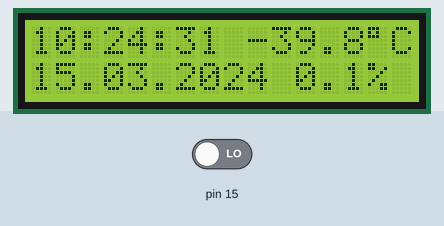
A sketch run on a simulated Arduino Uno, built with avr-gcc and run on an emulated ATmega328P. On the bench: 16×2 character LCD. Wiring (inferred from the names in the program): DS1307 clock at I2C address 0x68. The inputs (shaded band) are chosen by the test bench; at power-on: pin 15 LOW. The local clock reads 2024-03-15 10:24:30 at power-on unless the sketch sets it; storage starts empty; what the sketch prints to the serial monitor is not drawn.

Above: at 2.0 s.
2.1 s: pin 15 driven HIGH
At 4.2 s:
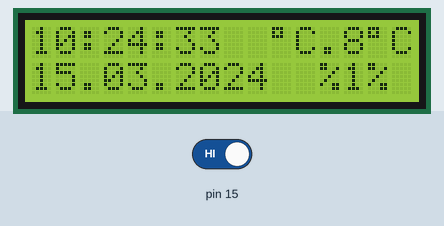
5.0 s: pin 15 driven LOW
At 7.6 s:
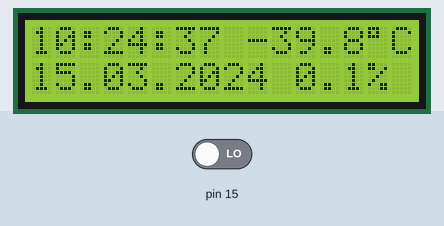
8.0 s: pin 15 driven HIGH
At 9.0 s:
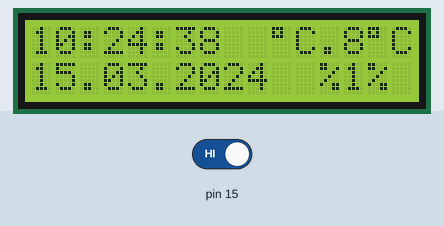
Timing chart, 0 to 11.0 s (numbered marks = the images above; inputs shaded):
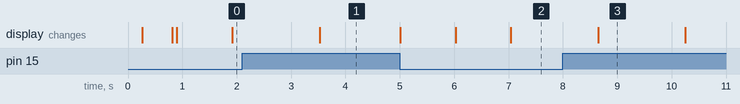

Measured:
- after the input at 2.1 s, the display: changes after 1.4 s (image 1)
- after the input at 8.0 s, the display: changes after 0.65 s (image 3)
- what the display in image 3 shows lasts 1.7 s, from 8.6 s to 10.3 s

The sketch:

data_logger_htu21df_proteus.ino
```cpp
/* Data logger using HTU21D Humidity Sensor
 By: Andriy Holovatyy
 Date: February 16th, 2020

 Uses the HTU21D library to display the current humidity and temperature
 Open serial monitor at 9600 baud to see readings. Errors 998 if not sensor is detected. Error 999 if CRC is bad.

 HTU21D connections (Breakoutboard to Arduino):
 VCC = 3.3V
 GND = GND
 SDA = A4 (use inline 10k resistor if your board is 5V)
 SCL = A5 (use inline 10k resistor if your board is 5V)

 SD card attached to SPI bus as follows:
 MOSI - pin 11
 MISO - pin 12
 CLK - pin 13
 CS - pin 9
 */

#include <Wire.h>
#include <TimeLib.h>
#include <DS1307RTC.h>
//#include "HTU21D.h"
#include "shtxx.h"
#include <LiquidCrystal.h>
#include <SPI.h>
#include <SD.h>

#define RS 10 // register select
#define EN 8 // enable
#define D4 5 // data pin 4
#define D5 4 // data pin 5
#define D6 3 // data pin 6
#define D7 2 // data pin 7
#define SD_CARD_CHIP_SELECT 9
#define TIME_INTERVAL 1 // 2 хв.

LiquidCrystal lcd(RS, EN, D4, D5, D6, D7);

/*const int rs = 10, en = 8, d4 = 5, d5 = 4, d6 = 3, d7 = 2;
LiquidCrystal lcd(rs, en, d4, d5, d6, d7);
const int SDcardChipSelect = 9, timeInterval = 3;
*/

//HTU21D myHumidity;
value humi_val, temp_val;
float t=0, dew_point = 0;
unsigned char error, checksum, val = 1;

char directory[8], filepath[16];
char filename[] = "00000000.csv";
File dataFile;

tmElements_t tm;
uint8_t logDay, logMonth, logHour, logMinute;
uint16_t logYear;
int16_t lastTimestamp;

void setSQW(uint8_t value) {
  Wire.beginTransmission(0x68);
  Wire.write(7);
  Wire.write(value);
  Wire.endTransmission();
}

void setup() {
  Serial.begin(9600);
  while (!Serial) ; // wait for serial
  delay(200);
  // виставляємо кількість стовпців і рядків в LCD:
  lcd.begin(16, 2);
  /*lcd.print("Datalogger built");
  lcd.setCursor(0,1);
  lcd.print("on HTU21D sensor");*/
  lcd.setCursor(1,0);
  lcd.print("* Temp & Hum *");
  lcd.setCursor(2,1);
  lcd.print("Data logger");
  delay(500);
  lcd.clear();
  // ініціалізація давача вологості і температури SHT75
  sht_init();
  s_connectionreset();
  //set SHTXX sensor resolution for temperature 12 bit and for humidity 8 bit
  s_write_statusreg(&val);
  s_read_statusreg(&val, &checksum);

  //Serial.println(F("Даталогер з використанням RTC DS1307, сенсора HTU21D і microSD карти пам'яті"));
  Serial.println(F("Datalogger using RTC DS1307, HTU21D sensor and microSD memory card"));
  //myHumidity.begin();

  //Serial.print(F("Ініціалізація SD карти пам'яті..."));
  Serial.print("Initializing SD card...");

  if (!SD.begin(SD_CARD_CHIP_SELECT)) { //!SD.begin(SDCardChipSelect)
    //Serial.println(F("невдалося проініціалізувату карту пам'яті SD."));
    Serial.println("Card failed, or not present");
    while (1);
  }
  //Serial.println(F("карту проініціалізовано."));
  Serial.println("card initialized.");

  if (RTC.read(tm))
  {
    logMinute = tm.Minute;
    logHour = tm.Hour;
    logDay = tm.Day;
    logMonth = tm.Month;
    logYear = tmYearToCalendar(tm.Year);
    lastTimestamp = tm.Hour*60 + tm.Minute;
    sprintf(directory, "%u", logMonth);
    /*if (!SD.exists(directory))
     SD.mkdir(directory);*/
    /*filename[0] = 48 + tm.Day/10; або '0' + tm.Day/10;
    filename[1] = 48 + tm.Day%10;
    filename[2] = 48 + tm.Month/10;
    filename[3] = 48 + tm.Month%10;
    filename[4] = 48 + logYear/1000;
    filename[5] = 48 + (logYear/100)%10;
    filename[6] = 48 + (logYear/10)%10;
    filename[7] = 48 + logYear%10;*/
    sprintf(filename, "%u%u%u%u%u%u%u%u.CSV", tm.Day/10,tm.Day%10, tm.Month/10,tm.Month%10, logYear/1000,(logYear/100)%10,(logYear/10)%10,logYear%10);
    sprintf(filepath, "%s/%s", directory, filename);
    if (!SD.exists(filename))
    {
      dataFile = SD.open(filename, FILE_WRITE);
      dataFile.println("Timestamp; Temperature; Humidity");
      dataFile.close();
    }
  }
  // 1Hz
  setSQW(0x10);
}

void loop() {
  //float humd = myHumidity.readHumidity();
  //float temp = myHumidity.readTemperature();

  String temp_disp_buffer = " ";
  String hum_disp_buffer = " ";

  /*temp_disp_buff += String(temp, 1);  temp_disp_buff += (char)223;  temp_disp_buff += 'C';
  hum_disp_buff += String(humd, 1); hum_disp_buff += "%";  */

  //String temp_disp_buffer = String(temp, 1);
  //String hum_disp_buffer = String(humd, 1);
  /*char temp_disp_buff[6], hum_disp_buff[6];

  sprintf(temp_disp_buff, "%.1f", temp);
  sprintf(hum_disp_buff, "%.1f", humd);*/

  /*temp_disp_buff += String(temp, 1);  temp_disp_buff += (char)223;  temp_disp_buff += 'C';
  hum_disp_buff += String(humd, 1); hum_disp_buff += "%"; */

  /*Serial.print("Temperature = ");
  Serial.print(temp, 1);
  Serial.print("\xC2\xB0");
  Serial.print("C, ");
  Serial.print("Humidity = ");
  Serial.print(humd, 1);
  Serial.print("%");
  Serial.println();*/

  error = 0;
  error += s_measure((unsigned char*) &humi_val.i,&checksum,HUMI);  //measure humidity
  error += s_measure((unsigned char*) &temp_val.i,&checksum,TEMP);  //measure temperature
  if (error != 0)
    s_connectionreset(); //in case of an error: connection reset
  else
  {
    humi_val.f = (float)humi_val.i;   //converts integer to float
    temp_val.f = (float)temp_val.i;   //converts integer to float
    calc_sth11(&humi_val.f,&temp_val.f);            //calculate humidity, temperature
    dew_point = calc_dewpoint(humi_val.f, temp_val.f); //calculate dew point
    temp_disp_buffer = String(temp_val.f, 1);
    hum_disp_buffer = String(humi_val.f, 1);
    Serial.print("Temperature = ");
    Serial.print(temp_val.f, 1);
    Serial.print("\xB0");
    Serial.print("C, ");
    Serial.print("Humidity = ");
    Serial.print(humi_val.f, 1);
    Serial.print("%");
    Serial.println();

    /*lcd.setCursor(0,0);
    lcd.print(temp_val.f,1);
    lcd.print(char(223));
    lcd.print("C ");
    //lcd.setCursor(0,1);
    lcd.print(humi_val.f,1);
    lcd.print("% RH ");
    // Print the values to the serial port
    Serial.print("Temperature: ");
    Serial.print(temp_val.f);
    Serial.print(" degC \t");
    Serial.print("Humidity: ");
    Serial.print(humi_val.f);
    Serial.println("% RH");*/
    /*if ((humi_val.f != last_humi) || (temp_val.f != last_temp))
      {
          sdCardWrite(temp_val.f, humi_val.f);
          last_humi = humi_val.f;
          last_temp = temp_val.f;
      }*/
    }


  if (RTC.read(tm)) {
    /*Serial.print("Time = "); lcd.setCursor(0, 0);
    print2digits(tm.Hour);
    Serial.write(':'); lcd.print(':');
    print2digits(tm.Minute);
    Serial.write(':'); lcd.print(':');
    print2digits(tm.Second);
    lcd.print(temp_disp_buff);
    Serial.print(" Date (D/M/Y) = "); lcd.setCursor(0, 1);
    print2digits(tm.Day);
    Serial.write('/'); lcd.print('.');
    print2digits(tm.Month);
    Serial.write('/'); lcd.print('.');
    Serial.print(tmYearToCalendar(tm.Year));
    Serial.println();
    lcd.print(tmYearToCalendar(tm.Year));
    lcd.print(hum_disp_buff); */

    String time_disp_buffer = String(tm.Hour/10) + String(tm.Hour%10) + ':' + String(tm.Minute/10) + String(tm.Minute%10) + ':' + String(tm.Second/10) + String(tm.Second%10);
    String date_disp_buffer = String(tm.Day/10) + String(tm.Day%10) + '.' + String(tm.Month/10) + String(tm.Month%10) + '.' + String(tmYearToCalendar(tm.Year));

    Serial.print("Time = ");
    Serial.print(time_disp_buffer);
    Serial.print(", Date = ");
    Serial.println(date_disp_buffer);

    lcd.setCursor(0, 0);
    lcd.print(time_disp_buffer);
    lcd.print(' ');
    lcd.print(temp_disp_buffer);
    lcd.print(char(223));
    lcd.print('C');

    lcd.setCursor(0, 1);
    lcd.print(date_disp_buffer);
    lcd.print(' ');
    lcd.print(hum_disp_buffer);
    lcd.print('%');

    if (logDay != tm.Day)
    {
      filename[0] = '0' + tm.Day/10;
      filename[1] = '0' + tm.Day%10;
      logDay = tm.Day;
      lastTimestamp = lastTimestamp - 1440;
    }

    if (logMonth != tm.Month)
    {
      filename[2] = '0' + tm.Month/10;
      filename[3] = '0' + tm.Month%10;
      logMonth = tm.Month;
    }

    int16_t timestamp = tm.Hour*60 + tm.Minute;

    if ( (timestamp - lastTimestamp) >= TIME_INTERVAL) //timeInterval
    {
       lastTimestamp = timestamp;
       //Serial.print(String(F("Запис даних у файл ")) + filename + F(" на карті пам'яті..."));
       Serial.println(String(F("Data storing into ")) + filename + F(" on the SD card..."));
       if (!SD.exists(filename))
       {
         dataFile = SD.open(filename, FILE_WRITE);
         if (dataFile) {
           dataFile.println("Timestamp; Temperature; Humidity");
           dataFile.close();
         }
       }
       dataFile = SD.open(filename, FILE_WRITE);
       if (dataFile) {
         temp_disp_buffer.replace('.',',');  hum_disp_buffer.replace('.',',');
         String dataBuffer = time_disp_buffer.substring(0, 5) + "; " + temp_disp_buffer + "; " + hum_disp_buffer;
         dataFile.println(dataBuffer);
         dataFile.close();
         Serial.println(dataBuffer);
       }
       else {
         //Serial.println(String("помилка відкриття ") + filename + '.');
         Serial.println(String("error opening ") + filename + '.');
       }
       //Serial.println(F("запис завершено."));
       Serial.println(F("writing completed."));
     }

    /*if ( (tm.Minute - logMinute) >= TIME_INTERVAL) //timeInterval
    {
      logMinute = tm.Minute;
      //Serial.print(String(F("Запис даних у файл ")) + filename + F(" на карті пам'яті..."));
      Serial.println(String(F("Data storing into ")) + filename + F(" on the SD card..."));
      if (!SD.exists(filename))
      {
        dataFile = SD.open(filename, FILE_WRITE);
        if (dataFile) {
          dataFile.println("Timestamp; Temperature; Humidity");
          dataFile.close();
        }
      }
      dataFile = SD.open(filename, FILE_WRITE);
      if (dataFile) {
        /*
        char dataBuf[18];
        sprintf(dataBuf, "%u%u:%u%u,%.1f,%.1f", tm.Hour/10, tm.Hour%10, tm.Minute/10, tm.Minute%10, temp, humd);
        */
        /*String dataBuffer = String(tm.Hour/10) + String(tm.Hour%10) + ':' + String(tm.Minute/10) + String(tm.Minute%10) + ','
        + String(temp, 1) + ',' String(humd, 1);*/
        /*temp_disp_buffer.replace('.',',');  hum_disp_buffer.replace('.',',');
        String dataBuff = time_disp_buff.substring(0, 5) + "; " + temp_disp_buff + "; " + hum_disp_buff;
        dataFile.println(dataBuffer);
        dataFile.close();
        Serial.println(dataBuffer);
      }
      else {
        //Serial.println(String("помилка відкриття ") + filename + '.');
        Serial.println(String("error opening ") + filename + '.');
      }*/
      //Serial.println(F("запис завершено."));
    //  Serial.println(F("writing completed."));
    //}
  } else {
    if (RTC.chipPresent()) {
      /*Serial.println(F("Чіп DS1307 зупинено.  Будь-ласка запустіть SetTime"));
      Serial.println(F("приклад ініціалізації часу і початок запуску."));
      Serial.println();*/
      Serial.println("The DS1307 is stopped.  Please run the SetTime");
      //Serial.println("example to initialize the time and begin running.");
      //Serial.println();
    } else {
      //Serial.println(F("Помилка читання з чіпа DS1307!  Будь-ласка перевірте підключення."));
      Serial.println("DS1307 read error!  Please check the circuitry.");
      //Serial.println();
    }
    delay(9000);
  }
  delay(1000);
}

/*void print2digits(int number) {
  if (number >= 0 && number < 10) {
    Serial.write('0');
    lcd.print('0');
  }
  Serial.print(number);
  lcd.print(number);
}*/
```

HTU21D.cpp
```cpp
// (licence header left out)
#include <Wire.h>

#include "HTU21D.h"

HTU21D::HTU21D()
{
  //Set initial values for private vars
}

//Begin
/*******************************************************************************************/
//Start I2C communication
bool HTU21D::begin(void)
{
  Wire.begin();
}

//Read the humidity
/*******************************************************************************************/
//Calc humidity and return it to the user
//Returns 998 if I2C timed out
//Returns 999 if CRC is wrong
float HTU21D::readHumidity(void)
{
	//Request a humidity reading
	Wire.beginTransmission(HTDU21D_ADDRESS);
	Wire.write(TRIGGER_HUMD_MEASURE_NOHOLD); //Measure humidity with no bus holding
	Wire.endTransmission();

	//Hang out while measurement is taken. 50mS max, page 4 of datasheet.
	delay(55);

	//Comes back in three bytes, data(MSB) / data(LSB) / Checksum
	Wire.requestFrom(HTDU21D_ADDRESS, 3);

	//Wait for data to become available
	int counter = 0;
	while(Wire.available() < 3)
	{
		counter++;
		delay(1);
		if(counter > 100) return 998; //Error out
	}

	byte msb, lsb, checksum;
	msb = Wire.read();
	lsb = Wire.read();
	checksum = Wire.read();

	/* //Used for testing
	byte msb, lsb, checksum;
	msb = 0x4E;
	lsb = 0x85;
	checksum = 0x6B;*/

	unsigned int rawHumidity = ((unsigned int) msb << 8) | (unsigned int) lsb;

	if(check_crc(rawHumidity, checksum) != 0) return(999); //Error out

	//sensorStatus = rawHumidity & 0x0003; //Grab only the right two bits
	rawHumidity &= 0xFFFC; //Zero out the status bits but keep them in place

	//Given the raw humidity data, calculate the actual relative humidity
	float tempRH = rawHumidity / (float)65536; //2^16 = 65536
	float rh = -6 + (125 * tempRH); //From page 14

	return(rh);
}

//Read the temperature
/*******************************************************************************************/
//Calc temperature and return it to the user
//Returns 998 if I2C timed out
//Returns 999 if CRC is wrong
float HTU21D::readTemperature(void)
{
	//Request the temperature
	Wire.beginTransmission(HTDU21D_ADDRESS);
	Wire.write(TRIGGER_TEMP_MEASURE_NOHOLD);
	Wire.endTransmission();

	//Hang out while measurement is taken. 50mS max, page 4 of datasheet.
	delay(55);

	//Comes back in three bytes, data(MSB) / data(LSB) / Checksum
	Wire.requestFrom(HTDU21D_ADDRESS, 3);

	//Wait for data to become available
	int counter = 0;
	while(Wire.available() < 3)
	{
		counter++;
		delay(1);
		if(counter > 100) return 998; //Error out
	}

	unsigned char msb, lsb, checksum;
	msb = Wire.read();
	lsb = Wire.read();
	checksum = Wire.read();

	/* //Used for testing
	byte msb, lsb, checksum;
	msb = 0x68;
	lsb = 0x3A;
	checksum = 0x7C; */

	unsigned int rawTemperature = ((unsigned int) msb << 8) | (unsigned int) lsb;

	if(check_crc(rawTemperature, checksum) != 0) return(999); //Error out

	//sensorStatus = rawTemperature & 0x0003; //Grab only the right two bits
	rawTemperature &= 0xFFFC; //Zero out the status bits but keep them in place

	//Given the raw temperature data, calculate the actual temperature
	float tempTemperature = rawTemperature / (float)65536; //2^16 = 65536
	float realTemperature = -46.85 + (175.72 * tempTemperature); //From page 14

	return(realTemperature);
}

//Set sensor resolution
/*******************************************************************************************/
//Sets the sensor resolution to one of four levels
//Page 12:
// 0/0 = 12bit RH, 14bit Temp
// 0/1 = 8bit RH, 12bit Temp
// 1/0 = 10bit RH, 13bit Temp
// 1/1 = 11bit RH, 11bit Temp
//Power on default is 0/0

void HTU21D::setResolution(byte resolution)
{
  byte userRegister = read_user_register(); //Go get the current register state
  userRegister &= 0b01111110; //Turn off the resolution bits
  resolution &= 0b10000001; //Turn off all other bits but resolution bits
  userRegister |= resolution; //Mask in the requested resolution bits

  //Request a write to user register
  Wire.beginTransmission(HTDU21D_ADDRESS);
  Wire.write(WRITE_USER_REG); //Write to the user register
  Wire.write(userRegister); //Write the new resolution bits
  Wire.endTransmission();
}

//Read the user register
byte HTU21D::read_user_register(void)
{
  byte userRegister;

  //Request the user register
  Wire.beginTransmission(HTDU21D_ADDRESS);
  Wire.write(READ_USER_REG); //Read the user register
  Wire.endTransmission();

  //Read result
  Wire.requestFrom(HTDU21D_ADDRESS, 1);

  userRegister = Wire.read();

  return(userRegister);
}

//Give this function the 2 byte message (measurement) and the check_value byte from the HTU21D
//If it returns 0, then the transmission was good
//If it returns something other than 0, then the communication was corrupted
//From: http://www.nongnu.org/avr-libc/user-manual/group__util__crc.html
//POLYNOMIAL = 0x0131 = x^8 + x^5 + x^4 + 1 : http://en.wikipedia.org/wiki/Computation_of_cyclic_redundancy_checks
#define SHIFTED_DIVISOR 0x988000 //This is the 0x0131 polynomial shifted to farthest left of three bytes

byte HTU21D::check_crc(uint16_t message_from_sensor, uint8_t check_value_from_sensor)
{
  //Test cases from datasheet:
  //message = 0xDC, checkvalue is 0x79
  //message = 0x683A, checkvalue is 0x7C
  //message = 0x4E85, checkvalue is 0x6B

  uint32_t remainder = (uint32_t)message_from_sensor << 8; //Pad with 8 bits because we have to add in the check value
  remainder |= check_value_from_sensor; //Add on the check value

  uint32_t divsor = (uint32_t)SHIFTED_DIVISOR;

  for (int i = 0 ; i < 16 ; i++) //Operate on only 16 positions of max 24. The remaining 8 are our remainder and should be zero when we're done.
  {
    //Serial.print("remainder: ");
    //Serial.println(remainder, BIN);
    //Serial.print("divsor:    ");
    //Serial.println(divsor, BIN);
    //Serial.println();

    if( remainder & (uint32_t)1<<(23 - i) ) //Check if there is a one in the left position
      remainder ^= divsor;

    divsor >>= 1; //Rotate the divsor max 16 times so that we have 8 bits left of a remainder
  }

  return (byte)remainder;
}
```

HTU21D.h
```cpp
// (licence header left out)
#if defined(ARDUINO) && ARDUINO >= 100
 #include "Arduino.h"
#else
 #include "WProgram.h"
#endif

#include <Wire.h>

#define HTDU21D_ADDRESS 0x40  //Unshifted 7-bit I2C address for the sensor

#define TRIGGER_TEMP_MEASURE_HOLD  0xE3
#define TRIGGER_HUMD_MEASURE_HOLD  0xE5
#define TRIGGER_TEMP_MEASURE_NOHOLD  0xF3
#define TRIGGER_HUMD_MEASURE_NOHOLD  0xF5
#define WRITE_USER_REG  0xE6
#define READ_USER_REG  0xE7
#define SOFT_RESET  0xFE

class HTU21D {

public:
  HTU21D();

  //Public Functions
  bool begin();
  float readHumidity(void);
  float readTemperature(void);
  void setResolution(byte resBits);

  //Public Variables

private:
  //Private Functions

  byte read_user_register(void);
  byte check_crc(uint16_t message_from_sensor, uint8_t check_value_from_sensor);

  //Private Variables

};
```

Source omitted: shtxx.cpp (9851 bytes), shtxx.h (2198 bytes)
